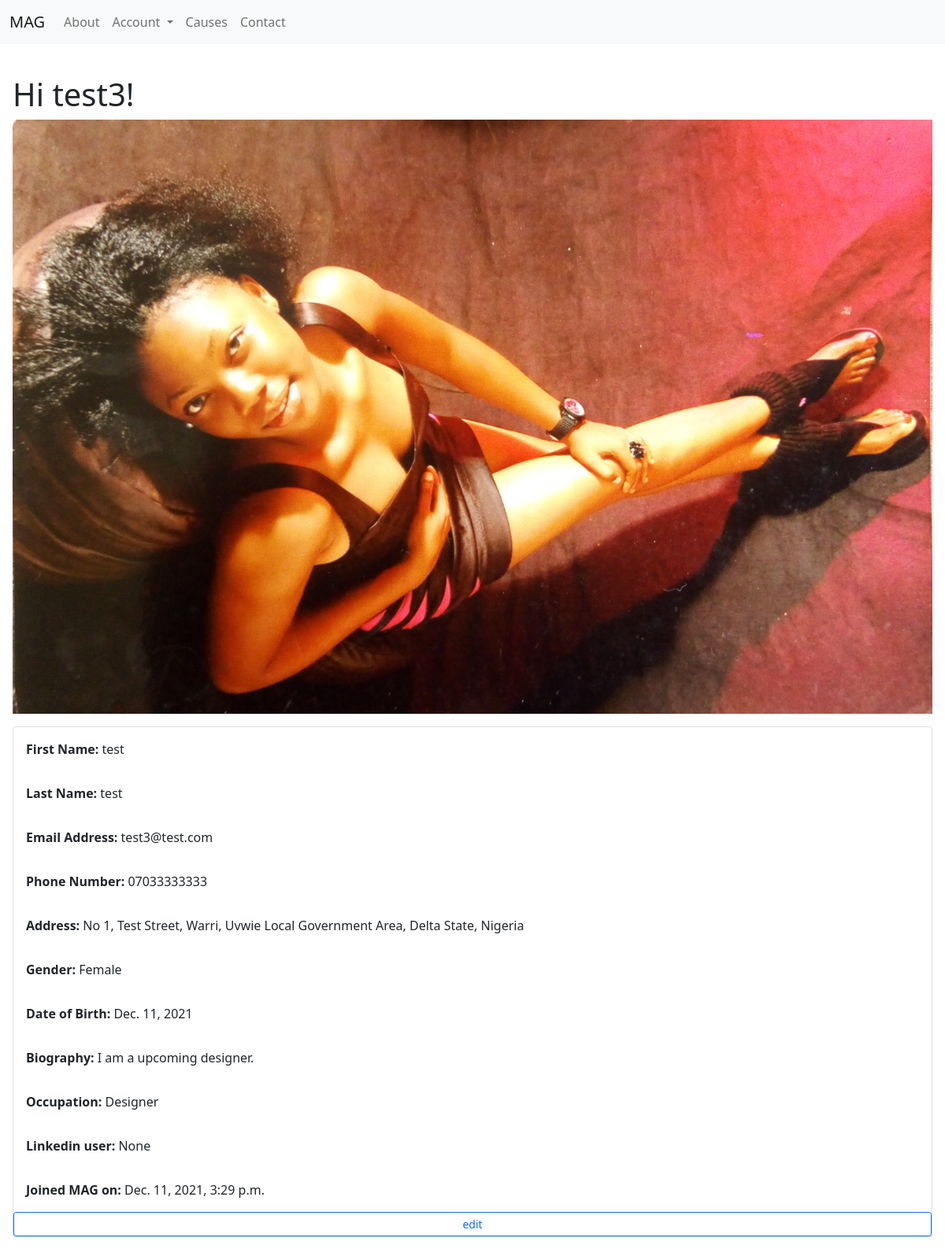
Page /users/p/test3/ (signed in) on the earlier database version.
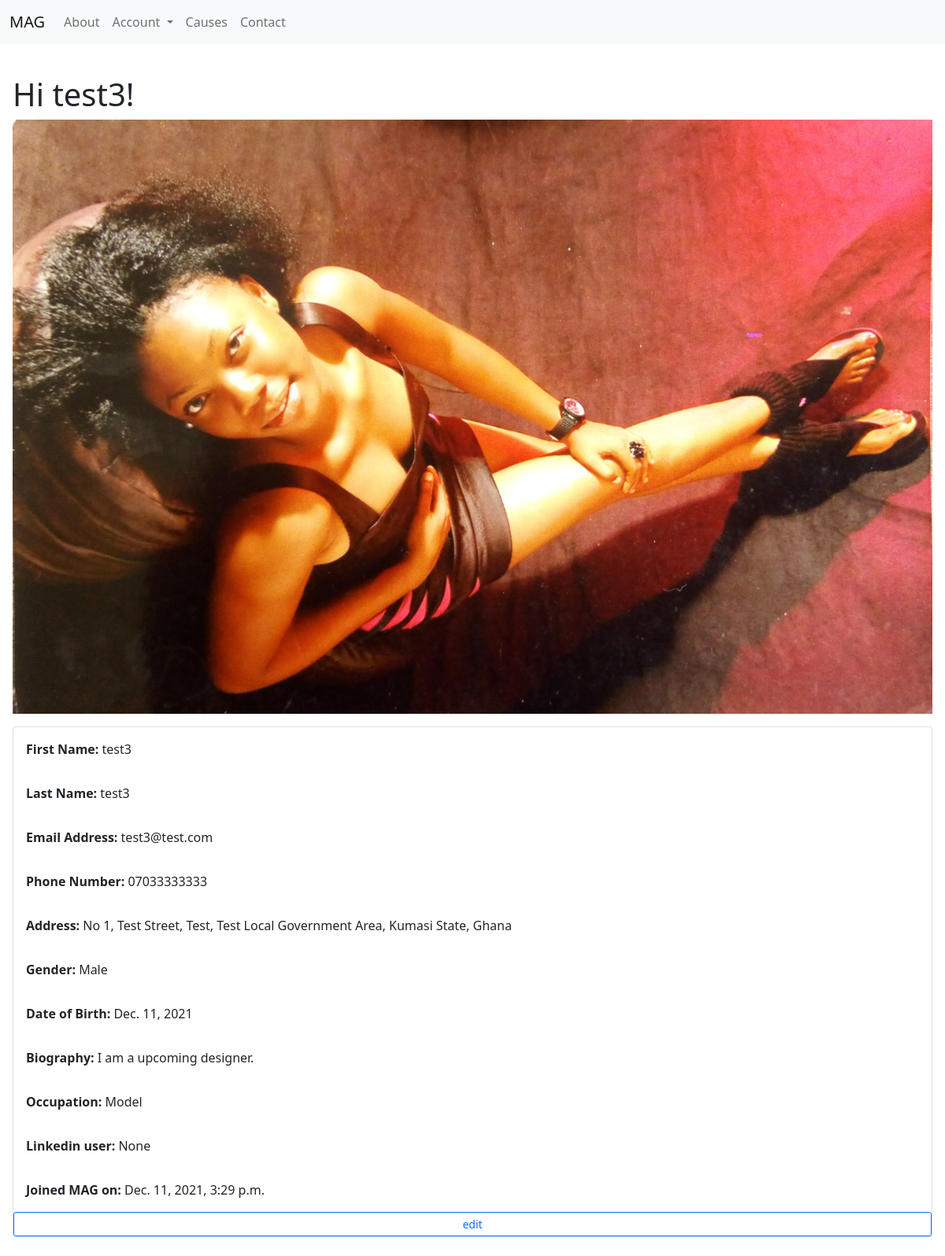
Same page on the later database version.
### main/models.py (models this page shows)
class User(AbstractUser):
    phone = models.CharField(max_length=11, blank=True, null=True)
    gender = models.CharField(max_length=8, blank=True, null=True)
    birthday = models.DateField(null=True, blank=True)
    bio = models.TextField(max_length=500, blank=True, null=True)
    address = models.CharField(max_length=255, blank=True, null=True)
    city = models.CharField(max_length=32, blank=True, null=True)
    lga = models.CharField(max_length=32, blank=True, null=True)
    state = models.CharField(max_length=32, blank=True, null=True)
    country = models.CharField(max_length=32, blank=True, null=True)
    occupation = models.CharField(max_length=64, blank=True, null=True)
    linkedin = models.URLField(blank=True, null=True)
    followers = models.ManyToManyField(settings.AUTH_USER_MODEL, related_name = 'user_followers', blank=True)
    following = models.ManyToManyField(settings.AUTH_USER_MODEL, related_name = 'user_following', blank=True)
    profile_pic = models.ImageField(blank=True, null=True, upload_to="main/users/profile-pics")
    total_contribution = models.FloatField(default=0.0)
    monthly_donation = models.BooleanField(default=False)
    monthly_vote = models.BooleanField(default=False)
    rank = models.CharField(max_length=32, blank=True, null=True)

### main/views.py (the view)
# urls.py: path("users/p/<slug>/", views.user_profile, name="user-profile"),
def user_profile(request, slug):
    if request.user.is_authenticated:
        try:
            user = User.objects.get(username=slug)
            context = {
                'user': user
            }
            return render(request, "main/user-profile.html", context)
        except ObjectDoesNotExist:
            messages.info(request, f"{slug} does not exist")
            return redirect("index")
    else:
        messages.info(request, "Please login to view profile")
        return redirect("login")

### main/templates/main/user-profile.html (shortened to what this page needs)
{% extends "main/layout.html" %}
{% block body %}
    <main>
        <div class="row">
            <h1 class="col">
                Hi {{user.username}}!
            </h1>
            {% if user.profile_pic %}
                <img class="col input-field-file img-fluid" id="profile-pic-
                field" src="{{ user.profile_pic.url }}" alt="{{user.username}} user picture" height="5rem" weight="5rem">
            {% endif %}
        </div>
        <div class="card mb-4 mt-3">
            <div class="card-body">
                <strong>First Name:</strong>
                <span class="col input-field" id="first-name-field"> {{user.first_name}}
                </span>
            </div>
            <div class="card-body">
                <strong>Last Name:</strong>
                <span class="col input-field" id="last-name-field"> {{user.last_name}}
                </span>
            </div>
            <div class="card-body">
                <strong>Email Address: </strong>
                <span>
                    {{user.email}}
                </span>
            </div>
            <div class="card-body">
                <strong>Phone Number: </strong>
                    <span class="input-field" id="phone-field">
                        {{user.phone}}
                    </span>
            </div>
            <div class="card-body">
                <strong>
                    Address:
                </strong>
                <span class="input-field"  id="address-field">
                {% if user.address %}
                    {{user.address}},
                {% endif %}
                </span>
                <span class="input-field" id="city-field">
                {% if user.city %}
                    {{user.city}},
                {% endif %}
                </span>
                <span class="input-field" id="lga-field">
                {% if user.lga %}
                    {{user.lga}} Local Government Area,
                {% endif %}
                </span>
                <span class="input-field" id="state-field">
                {% if user.state %}
                    {{user.state}} State,
                {% endif %}
                </span>
                <span class="input-field" id="country-field">
                {% if user.country %}
                    {{user.country}}
                {% endif %}
                </span>
            </div>
            <div class="card-body">
                <strong>Gender: </strong>
                <span class="input-field" id="gender-field">
                    {{user.gender}}
                </span>
            </div>
            <div class="card-body">
                <strong>Date of Birth: </strong>
                <span class="input-field" id="birthday-field">
                    {{user.birthday}}
                </span>
            </div>
            <div class="card-body">
                <strong>
                    Biography:
                </strong>
                <span class="input-field" id="bio-field">
                    {{user.bio}}
                </span>
            </div>
            <div class="card-body">
                <strong>
                    Occupation:
                </strong>
                <span>
                    {{user.occupation}}
                </span>
            </div>
            <div class="card-body">
                <strong>
                    Linkedin user:
                </strong>
                <span>
                    {{user.linkedin}}
                </span>
            </div>
            <div class="card-body">
                <strong>
                    Joined MAG on:
                </strong>
                <span>
                    {{user.date_joined}}
                </span>
            </div>
            <a class="btn btn-outline-primary btn-sm" href="{% url 'user-profile-edit' %}">
                edit
            </a>
        </div>
    </main>
{% endblock %}

### main/templates/main/layout.html (shortened to what this page needs)
{% load static %}
<!DOCTYPE html>
<html lang="en">
    <head>
        <link href="https://cdn.jsdelivr.net/npm/bootstrap@5.1.3/dist/css/bootstrap.min.css" rel="stylesheet">
    </head>
    <body>
        <div class="container">
            <nav class="navbar navbar-expand navbar-light bg-light fixed-top">
                <div class="container-fluid">
                    <a class="home-btn navbar-brand" href="{% url 'index' %}">MAG</a>
                    <div class="collapse navbar-collapse" id="navbarSupportedContent">
                        <ul class="navbar-nav me-auto mb-2 mb-lg-0">
                            <li class="nav-item">
                                <a class="nav-btn nav-link" href="{% url 'about' %}">About</a>
                            </li>
                            <li class="nav-item dropdown">
                                <a class="nav-link dropdown-toggle" href="#" id="navbarDropdown" role="button"
                                    data-bs-toggle="dropdown" aria-expanded="false">
                                    Account
                                </a>
                            </li>
                            <li class="nav-item">
                                <a class="nav-link" href="{% url 'causes' %}">Causes</a>
                            </li>
                            <li class="nav-item">
                                <a class="nav-btn nav-link" href="{% url 'contact' %}">Contact</a>
                            </li>
                    </div>
                </div>
            </nav>
        </div>
<br>
<br>
<br>
        <br>
        <div class="mx-3">
            {% block body %}
            {% endblock %}
        </div>
    </body>
</html>

Differences in the rows shown:
changed User "test3": first_name "test" → "test3"; last_name "test" → "test3"; city "Warri" → "Test"; lga "Uvwie" → "Test"; state "Delta" → "Kumasi"; country "Nigeria" → "Ghana"; gender "Female" → "Male"; occupation "Designer" → "Model"
